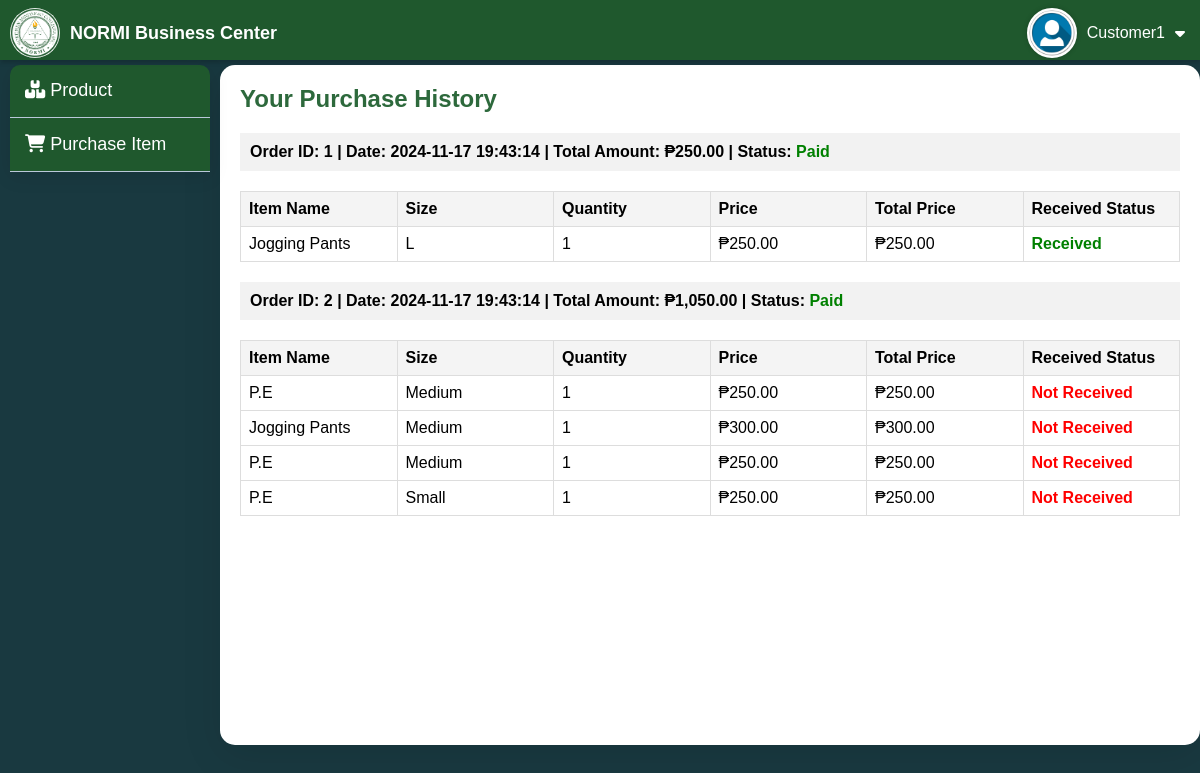
The app's page /customer/purchase_history.php (signed in) with its own data.
### tables this page shows
CREATE TABLE `customers` (
  `id` int(50) NOT NULL,
  `username` varchar(255) NOT NULL,
  `password` varchar(255) NOT NULL,
  `customer_name` varchar(255) NOT NULL
);

CREATE TABLE `customer_orders` (
  `id` int(11) NOT NULL,
  `customer_id` int(11) NOT NULL,
  `customer_name` varchar(255) NOT NULL,
  `total_amount` decimal(10,2) NOT NULL,
  `order_date` timestamp NOT NULL DEFAULT current_timestamp(),
  `created_at` timestamp NOT NULL DEFAULT current_timestamp(),
  `status` enum('paid','unpaid') DEFAULT 'unpaid'
);

CREATE TABLE `order_items` (
  `id` int(11) NOT NULL,
  `order_id` int(11) NOT NULL,
  `item_name` varchar(255) NOT NULL,
  `size` varchar(50) DEFAULT NULL,
  `quantity` int(11) NOT NULL,
  `price` decimal(10,2) NOT NULL,
  `received_status` enum('received','not_received') DEFAULT 'not_received'
);

### customer/purchase_history.php (the view, shortened to what this page needs)
<?php
include '../db.php';
try {
    $pdo = new PDO("mysql:host=$host;dbname=$dbname", $username, $password);
    $pdo->setAttribute(PDO::ATTR_ERRMODE, PDO::ERRMODE_EXCEPTION);
    $stmt = $pdo->prepare("SELECT * FROM customer_orders WHERE customer_id = ? ORDER BY created_at DESC");
    $stmt->execute([$_SESSION['id']]);
    $orders = $stmt->fetchAll(PDO::FETCH_ASSOC);
    $orderDetails = [];
    foreach ($orders as $order) {
        $orderId = $order['id'];
        $stmt = $pdo->prepare("SELECT * FROM order_items WHERE order_id = ?");
        $stmt->execute([$orderId]);
        $orderItems = $stmt->fetchAll(PDO::FETCH_ASSOC);
        $orderDetails[$orderId] = $orderItems;
    }
} catch (PDOException $e) {
    die("Error fetching purchase history: " . $e->getMessage());
}
?>
<!DOCTYPE html>
<html lang="en">
<head>
    <link rel="stylesheet" href="css/purchase_history.css">
</head>
<body>
<?php include_once('navbar.php'); ?>
<?php include_once('sidebar.php'); ?>
<div class="container">
    <h1>Your Purchase History</h1>
    <?php if (empty($orders)): ?>
        <p class="empty-history-message">You have no purchase history yet.</p>
    <?php else: ?>
        <?php foreach ($orders as $order): ?>
            <div class="order-details">
                <div class="order-header">
                    <p>Order ID: <?php echo htmlspecialchars($order['id']); ?> |
                       Date: <?php echo htmlspecialchars($order['created_at']); ?> |
                       Total Amount: ₱<?php echo htmlspecialchars(number_format($order['total_amount'], 2)); ?> |
                       Status:
                       <?php if ($order['status'] === 'paid'): ?>
                           <span class="status-paid">Paid</span>
                       <?php else: ?>
                           <span class="status-unpaid">Unpaid</span>
                       <?php endif; ?>
                    </p>
                </div>
                <table>
                    <thead>
                        <tr>
                            <th>Item Name</th>
                            <th>Size</th>
                            <th>Quantity</th>
                            <th>Price</th>
                            <th>Total Price</th>
                            <th>Received Status</th>
                        </tr>
                    </thead>
                    <tbody>
                        <?php foreach ($orderDetails[$order['id']] as $item): ?>
                            <tr>
                                <td><?php echo htmlspecialchars($item['item_name']); ?></td>
                                <td><?php echo htmlspecialchars($item['size']); ?></td>
                                <td><?php echo htmlspecialchars($item['quantity']); ?></td>
                                <td>₱<?php echo htmlspecialchars(number_format($item['price'], 2)); ?></td>
                                <td>₱<?php echo htmlspecialchars(number_format($item['quantity'] * $item['price'], 2)); ?></td>
                                <td>
                                    <?php if ($item['received_status'] === 'received'): ?>
                                        <span class="status-received">Received</span>
                                    <?php else: ?>
                                        <span class="status-not-received">Not Received</span>
                                    <?php endif; ?>
                                </td>
                            </tr>
                        <?php endforeach; ?>
                    </tbody>
                </table>
            </div>
        <?php endforeach; ?>
    <?php endif; ?>
</div>
</body>
</html>

### customer/navbar.php (shortened to what this page needs)
<?php
include_once '../db.php';
try {
    $pdo = new PDO("mysql:host=$host;dbname=$dbname", $username, $password);
    $pdo->setAttribute(PDO::ATTR_ERRMODE, PDO::ERRMODE_EXCEPTION);
} catch (PDOException $e) {
    error_log("Database connection error: " . $e->getMessage());
    die("Could not connect to the database. Please try again later.");
}
if (isset($_SESSION['all_username'])) {
    $stmt = $pdo->prepare("SELECT username, customer_name FROM customers WHERE username = :username");
    $stmt->bindParam(':username', $_SESSION['all_username'], PDO::PARAM_STR);
    $stmt->execute();
    $user = $stmt->fetch(PDO::FETCH_ASSOC);
    if ($user) {
        $username = $user['customer_name'];
    }
}
?>
<!DOCTYPE html>
<html lang="en">
<head>
    <link rel="stylesheet" href="https://cdnjs.cloudflare.com/ajax/libs/font-awesome/6.6.0/css/all.min.css">
    <link rel="stylesheet" href="css/navbar.css">
</head>
<body>
    <nav class="navbar">
        <div class="logo">
            <img src="../img/logohome.png" alt="Logo">
            <h1>NORMI Business Center</h1>
        </div>
        <div class="username">
            <div class="user">
                <div class="userpic">
                <img src="../img/user.png" alt="User Picture">
                </div>
                <p aria-label="Logged-in Username"><?php echo htmlspecialchars($username); ?></p>
                <i class="fa-solid fa-caret-down" style="color: #fff"></i>
            </div>
        </div>
    </nav>
</body>
</html>

### customer/css/purchase_history.css (style rules this page uses)
* { box-sizing: border-box; margin: 0; padding: 0; }
body { font-family: Arial, sans-serif; background-color: #193940; }
html { scroll-behavior: smooth; }
.container { margin-left: 220px; margin-top: 65px; background-color: #fff; border-radius: 15px; box-shadow: 0 10px 40px rgba(0, 0, 0, 0.1); padding: 20px; max-height: calc(820px - 120px); overflow-y: auto; min-height: calc(100vh - 120px); }
.container h1 { font-size: 24px; font-weight: 600; margin-bottom: 20px; color: #2d693c; }
table { width: 100%; border-collapse: collapse; margin-top: 20px; word-wrap: break-word; table-layout: fixed; }
th, td { border: 1px solid #ddd; padding: 8px; text-align: left; }
th { background-color: #f4f4f4; }
.order-details { margin-top: 20px; }
.order-header { background-color: #f2f2f2; padding: 10px; font-weight: bold; }
.status-paid { color: green; font-weight: bold; }
.status-received { color: green; font-weight: bold; }
.status-not-received { color: red; font-weight: bold; }

### customer/css/navbar.css (style rules this page uses)
.navbar { position: fixed; top: 0; left: 0; width: 100%; height: 60px; z-index: 1000; display: flex; flex-wrap: wrap; align-items: center; justify-content: space-between; background-color: #1f582d; padding: 5px 10px; box-shadow: 0 2px 5px rgba(0, 0, 0, 0.2); }
.username { max-width: 300px; cursor: pointer; transition: 0.5ms; }
.user { padding: 3px 5px; display: flex; align-items: center; justify-content: left; max-width: 300px; }
.user p { color: #fff; margin: 0; padding: 0 10px; font-weight: 500; }
.userpic { width: 50px; height: 50px; border-radius: 50%; background-color: white; }
.logo { display: flex; align-items: center; color: #fff; gap: 10px; cursor: pointer; }
.logo > h1 { font-size: 18px; font-weight: bold; }
.logo > img { border-radius: 50%; height: 50px; background-color: #fff; }

### customer/navbar.php (style rules this page uses)
.userpic { width: 50px; height: 50px; border-radius: 50%; background-color: white; overflow: hidden; display: flex; align-items: center; justify-content: center; border: 2px solid #fff; box-shadow: 0 0 5px rgba(0, 0, 0, 0.2); }
.userpic img { width: 100%; height: 100%; object-fit: cover; }

### records on screen
customers: customer_name "Customer1"
customer_orders: id "1", created_at "2024-11-17 19:43:14", total_amount "250.00", status "Paid"
order_items: item_name "Jogging Pants", size "L", quantity "1", price "250.00", $item['quantity']*$item['price'] "250.00", received_status "Received"
customer_orders: id "2", created_at "2024-11-17 19:43:14", total_amount "1,050.00", status "Paid"
order_items: item_name "P.E", size "Medium", quantity "1", price "250.00", $item['quantity']*$item['price'] "250.00", received_status "Not Received"
order_items: item_name "Jogging Pants", size "Medium", quantity "1", price "300.00", $item['quantity']*$item['price'] "300.00", received_status "Not Received"
order_items: item_name "P.E", size "Medium", quantity "1", price "250.00", $item['quantity']*$item['price'] "250.00", received_status "Not Received"
order_items: item_name "P.E", size "Small", quantity "1", price "250.00", $item['quantity']*$item['price'] "250.00", received_status "Not Received"
